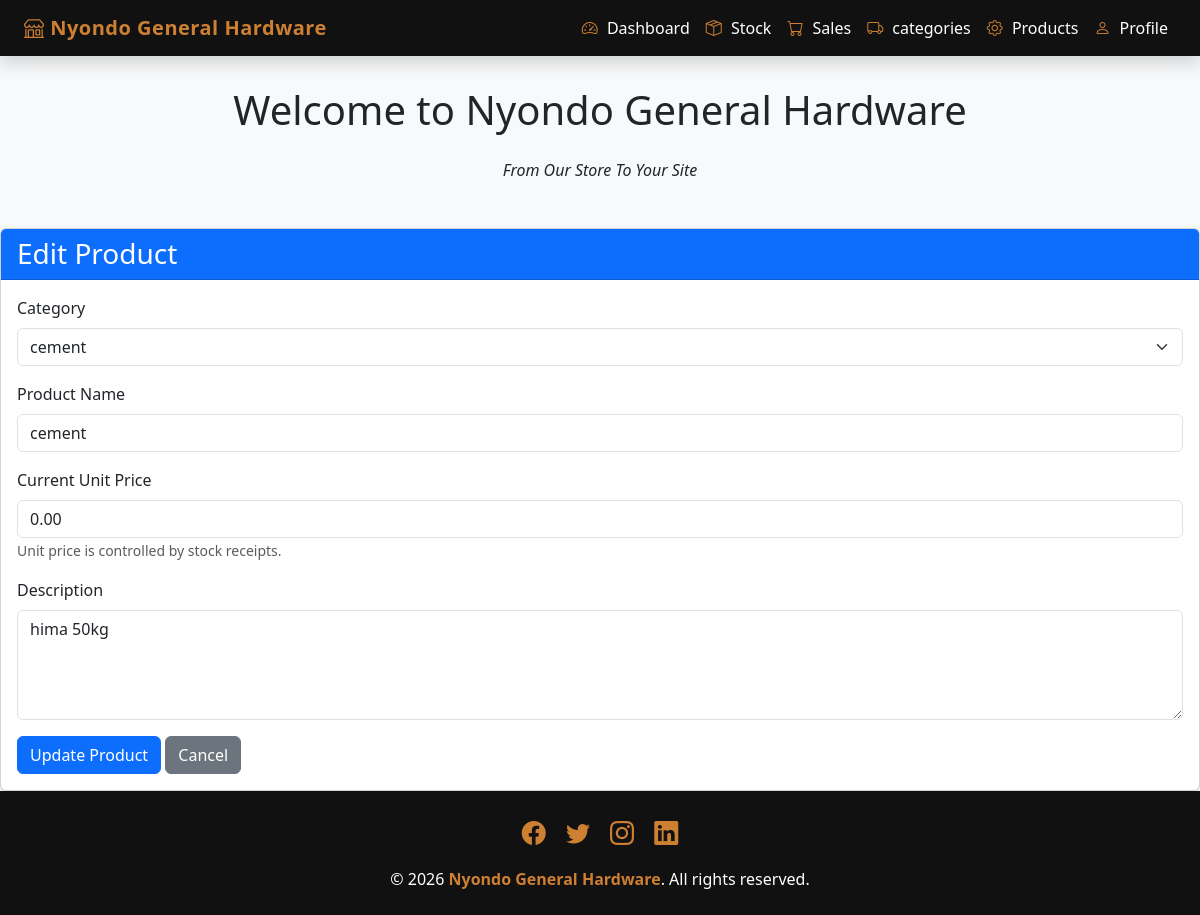
Screenshot of /sales/products/1/edit/ with the database file from the repository.
### salesapp/models.py (models this page shows, shortened)
class Product(models.Model):
    category_name = models.ForeignKey(Category, on_delete=models.CASCADE)
    product_name = models.CharField(max_length=100)
    unit_price = models.DecimalField(max_digits=100, decimal_places=2, default=0)
    selling_price = models.DecimalField(max_digits=100, decimal_places=2, default=0)
    description = models.TextField(blank=True)

class Category(models.Model):
    category_name = models.CharField(max_length=100, unique=True)
    slug = models.SlugField(unique=True)

### salesapp/views.py (the view, shortened to what this page needs)
# urls.py: path("products/<int:product_id>/edit/", views.edit_product, name="edit_product"),
def edit_product(request, product_id):
    product = get_object_or_404(Product, id=product_id)
    categories = Category.objects.all()
    return render(request, "edit_product.html", {
        "product": product,
        "categories": categories
    })

### salesapp/templates/edit_product.html (shortened to what this page needs)
{% extends 'base.html' %}
{% block content %}
<div class="card shadow-sm">
    <div class="card-header bg-primary text-white">
        <h3 class="mb-0">Edit Product</h3>
    </div>
    <div class="card-body">
        <form method="POST">
            <div class="mb-3">
                <label class="form-label">Category</label>
                <select name="category" class="form-select" required>
                    {% for category in categories %}
                    <option value="{{ category.id }}" {% if product.category_name.id == category.id %}selected{% endif %}>
                        {{ category.category_name }}
                    </option>
                    {% endfor %}
                </select>
            </div>
            <div class="mb-3">
                <label class="form-label">Product Name</label>
                <input type="text" name="product_name" value="{{ product.product_name }}" class="form-control" required>
            </div>
            <div class="mb-3">
                <label class="form-label">Current Unit Price</label>
                <input type="text" value="{{ product.unit_price }}" class="form-control" readonly>
                <small class="text-muted">
                    Unit price is controlled by stock receipts.
                </small>
            </div>
            <div class="mb-3">
                <label class="form-label">Description</label>
                <textarea name="description" class="form-control" rows="4" required>{{ product.description }}</textarea>
            </div>
            <button type="submit" class="btn btn-primary">Update Product</button>
            <a href="{% url 'product_list' %}" class="btn btn-secondary">Cancel</a>
        </form>
    </div>
</div>
{% endblock %}

### salesapp/templates/base.html (style rules this page uses)
:root { --black: #111111; --bronze: #cd7f32; --white: #ffffff; --light-bg: #f8f9fa; }
body { background-color: var(--light-bg); min-height: 100vh; display: flex; flex-direction: column; }

### rows the page displays
Product: category "cement", product_name "cement", unit_price "0.00", description "hima 50kg"
